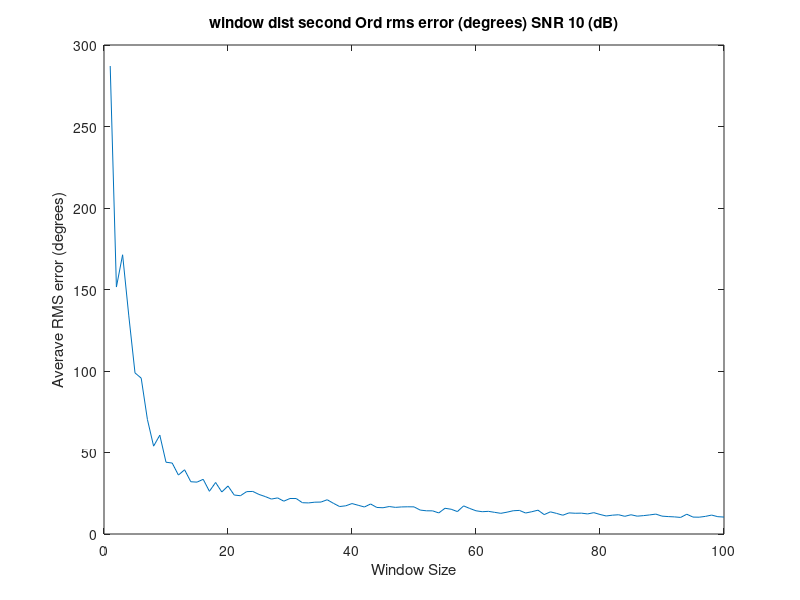
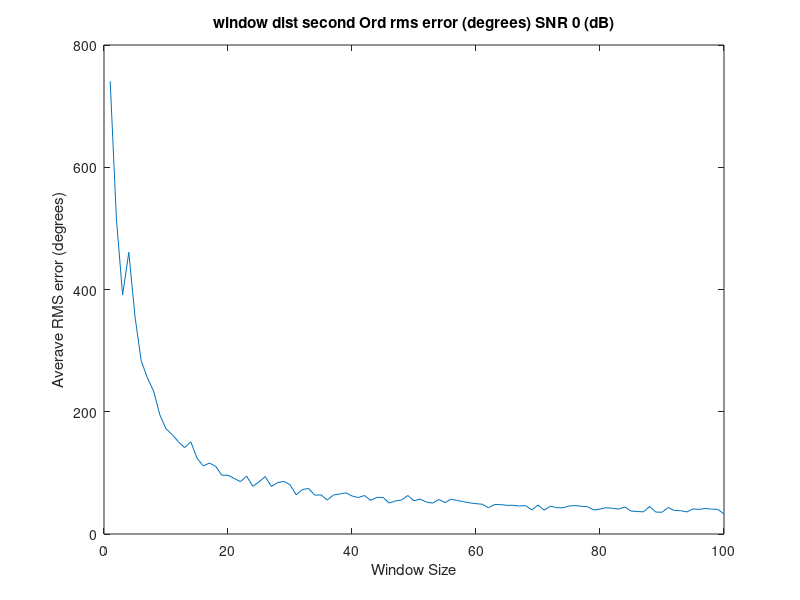
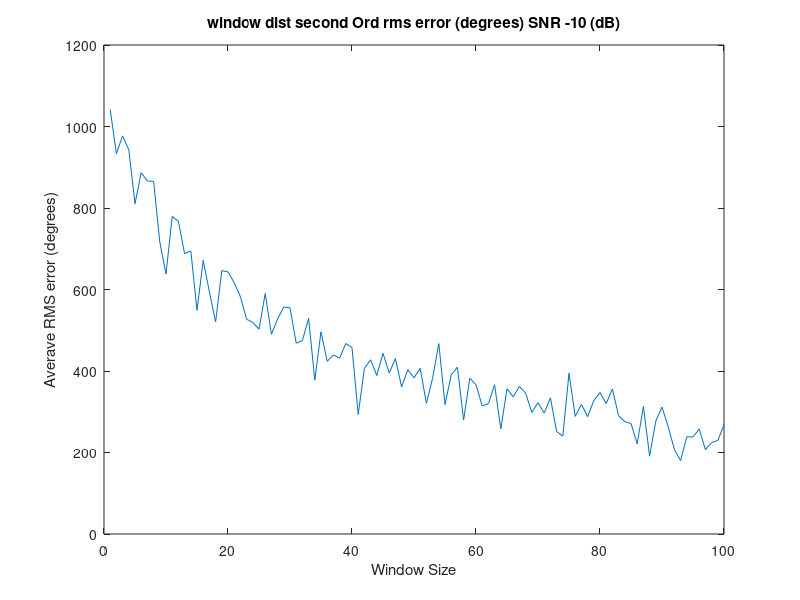
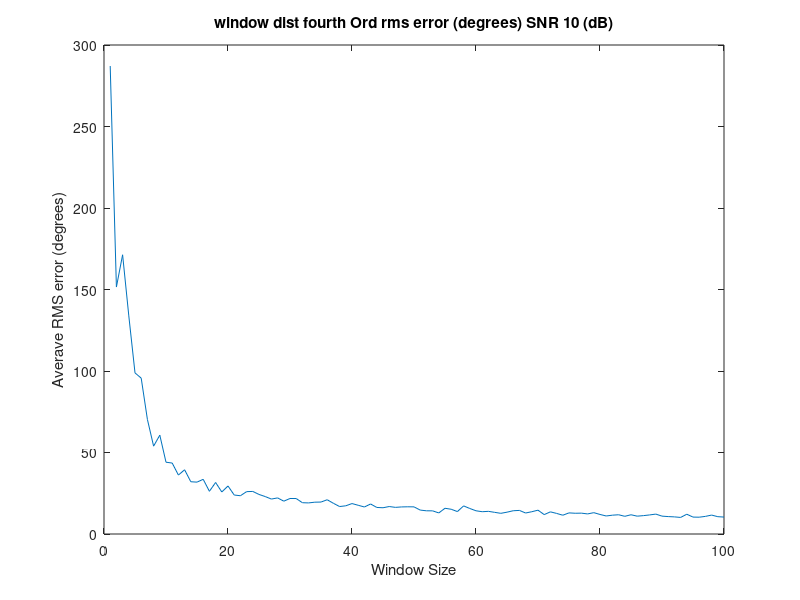

Source code (MATLAB) for these figures, in order: (Note: a time limit stopped this script after it produced the figures.)
%% Error Calculations Second and Fourth
clc;clear;
%% Initializations
alpha = 1;

pol_signal_one = [1;-1;0]./sqrt(2);
pol_cum_signal_one = [1;1;0;-1;0;0]./sqrt(3); %ground

signal_one_offset = 30*pi/180;

Averaged_samples = 100;
window_dist = 100;    %size of window
win = 1:100;

phase_dist_second_10 = zeros(1,window_dist);
mag_dist_second_10 = zeros(1,window_dist);

phase_dist_second_0 = zeros(1,window_dist);
mag_dist_second_0 = zeros(1,window_dist);

phase_dist_second_n10 = zeros(1,window_dist);
mag_dist_second_n10 = zeros(1,window_dist);

phase_dist_fourth_10 = zeros(1,window_dist);
mag_dist_fourth_10 = zeros(1,window_dist);

phase_dist_fourth_0 = zeros(1,window_dist);
mag_dist_fourth_0 = zeros(1,Averaged_samples);

phase_dist_fourth_n10 = zeros(1,window_dist);
mag_dist_fourth_n10 = zeros(1,window_dist);

SNR = [-10 ,0, 10];

%% Generic Loop Calculations

for SNR_sample = 1:length(SNR);
    
    Noise = (10^(-SNR(SNR_sample)/20))/sqrt(3);
    for window = 1:window_dist
        for sample = 1:Averaged_samples
            %% Random Statistics Used for Both second and forth order Algorithms
            
            signal_one =  pol_signal_one*(sqrt(-2*log(1-rand(1,window))).*exp(1i*2*pi*rand(1,window)));
            
            s1 = alpha*signal_one;
            s2 = alpha*exp(1i*signal_one_offset)*signal_one ;
            
            s1_Noise = s1 + Noise*sqrt(-2*log(1-rand(3,window))).*exp(1i*2*pi*rand(3,window));
            s2_Noise = s2 + Noise*sqrt(-2*log(1-rand(3,window))).*exp(1i*2*pi*rand(3,window));
            %% Second order Statistics
            S1_2 = [s1_Noise(1,:)
                s1_Noise(2,:)
                s1_Noise(3,:)];
            
            S2_2 = [s2_Noise(1,:)
                s2_Noise(2,:)
                s2_Noise(3,:)];
            
            R1_2 = S1_2*S1_2'/window;
            R2_2 = S1_2*S2_2'/window;
            
            [eigenvect_2,eigenval_2] = eig(pinv(R1_2)*R2_2);
            
            polarfilter_2 = abs(pol_signal_one'*eigenvect_2);
            [~,srt_2] = sort(polarfilter_2,'descend');
            if (SNR(SNR_sample) == 10)
                phase_dist_second_10(window) = phase_dist_second_10(window) + ((signal_one_offset + angle(eigenval_2(srt_2(1),srt_2(1))))^2);
                mag_dist_second_10(window) =  mag_dist_second_10(window) + (abs(eigenval_2(srt_2(1),srt_2(1))));
                
            elseif (SNR(SNR_sample) == 0)
                phase_dist_second_0(window) = phase_dist_second_0(window) + ((signal_one_offset + angle(eigenval_2(srt_2(1),srt_2(1))))^2);
                mag_dist_second_0(window) = mag_dist_second_0(window) + (abs(eigenval_2(srt_2(1),srt_2(1))));
                
                
            elseif (SNR(SNR_sample) == -10)
                phase_dist_second_n10(window) = phase_dist_second_n10(window) + ((signal_one_offset + angle(eigenval_2(srt_2(1),srt_2(1))))^2);
                mag_dist_second_n10(window) = mag_dist_second_n10(window) + (abs(eigenval_2(srt_2(1),srt_2(1))));
                
            end
            %% Fourth Order Statistics
            S1_4 = [s1_Noise(1,:).*s1_Noise(1,:)
                s1_Noise(2,:).*s1_Noise(2,:)
                s1_Noise(3,:).*s1_Noise(3,:)
                s1_Noise(1,:).*s1_Noise(2,:)
                s1_Noise(1,:).*s1_Noise(3,:)
                s1_Noise(2,:).*s1_Noise(3,:)];
            
            S2_4 = [s2_Noise(1,:).*s2_Noise(1,:)
                s2_Noise(2,:).*s2_Noise(2,:)
                s2_Noise(3,:).*s2_Noise(3,:)
                s2_Noise(1,:).*s2_Noise(2,:)
                s2_Noise(1,:).*s2_Noise(3,:)
                s2_Noise(2,:).*s2_Noise(3,:)];
            
            R1_4 = S1_4*S1_4'/window;
            R2_4 = S1_4*S2_4'/window;
            
            [eigenvec_4,eigenval_4] = eig(pinv(R1_4)*R2_4);
            
            polarfilter_4 = abs(pol_cum_signal_one'*eigenvec_4);
            [~,srt_4] = sort(polarfilter_4,'descend');
            if (SNR(SNR_sample) == 10)
                phase_dist_fourth_10(window) = phase_dist_fourth_10(window) + ((signal_one_offset + angle(eigenval_2(srt_2(1),srt_2(1))))^2);
                mag_dist_fourth_10(window) = mag_dist_fourth_10(window) + (abs(eigenval_2(srt_2(1),srt_2(1))));
                
            elseif (SNR(SNR_sample) == 0)
                phase_dist_fourth_0(window) = phase_dist_fourth_0(window) + ((signal_one_offset + angle(eigenval_2(srt_2(1),srt_2(1))))^2);
                mag_dist_fourth_0(window) =  mag_dist_fourth_0(window) + (abs(eigenval_2(srt_2(1),srt_2(1))));
                
                
            elseif (SNR(SNR_sample) == -10)
                phase_dist_fourth_n10(window) =  phase_dist_fourth_n10(window) + ((signal_one_offset + angle(eigenval_2(srt_2(1),srt_2(1))))^2);
                mag_dist_fourth_n10(window) =  mag_dist_fourth_n10(window) + (abs(eigenval_2(srt_2(1),srt_2(1))));
                
            end
        end
    end
end
phase_est_second_10_rms = sqrt(phase_dist_second_10)*180/pi;
phase_est_second_0_rms = sqrt(phase_dist_second_0)*180/pi;
phase_est_second_n10_rms = sqrt(phase_dist_second_n10)*180/pi;

phase_est_fourth_10_rms = sqrt(phase_dist_fourth_10)*180/pi;
phase_est_fourth_0_rms = sqrt(phase_dist_fourth_0)*180/pi;
phase_est_fourth_n10_rms = sqrt(phase_dist_fourth_n10)*180/pi;

%% Plotting Results
figure(1);
plot(win,phase_est_second_10_rms);
title('window dist second Ord rms error (degrees) SNR 10 (dB)');
xlabel('Window Size');ylabel('Averave RMS error (degrees)');

figure(2);
plot(win,phase_est_second_0_rms);
title('window dist second Ord rms error (degrees) SNR 0 (dB)');
xlabel('Window Size');ylabel('Averave RMS error (degrees)');

figure(3);
plot(win,phase_est_second_n10_rms);
title('window dist second Ord rms error (degrees) SNR -10 (dB)');
xlabel('Window Size');ylabel('Averave RMS error (degrees)');

figure(4);
plot(win,phase_est_fourth_10_rms);
title('window dist fourth Ord rms error (degrees) SNR 10 (dB)');
xlabel('Window Size');ylabel('Averave RMS error (degrees)');

figure(5);
plot(win,phase_est_fourth_0_rms);
title('window dist fourth Ord rms error (degrees) SNR 0 (dB)');
xlabel('Window Size');ylabel('Averave RMS error (degrees)');

figure(6);
plot(win,phase_est_fourth_n10_rms);
title('window dist fourth Ord rms error (degrees) SNR -10 (dB)');
xlabel('Window Size');ylabel('Averave RMS error (degrees)');
